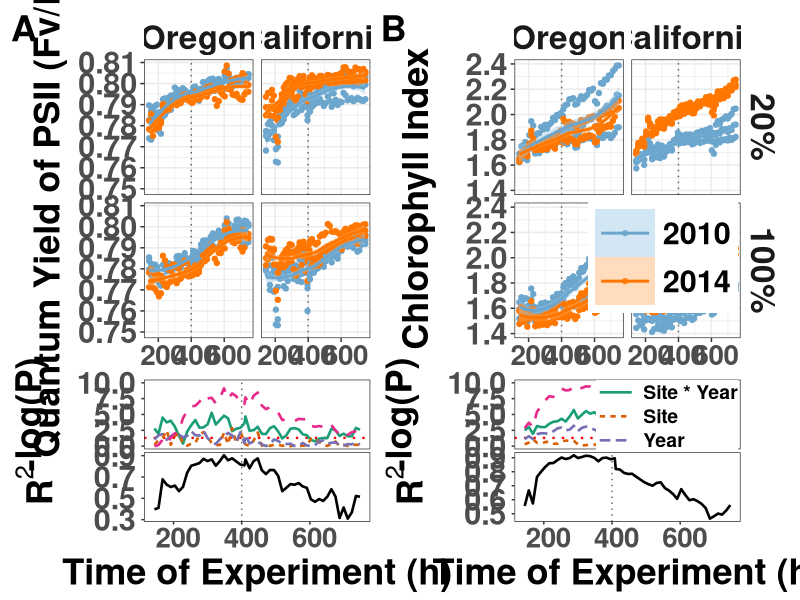
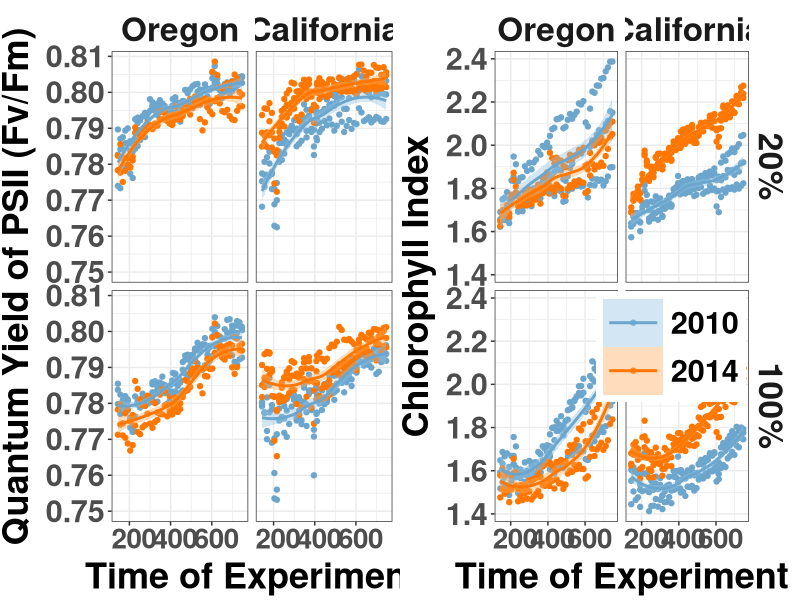
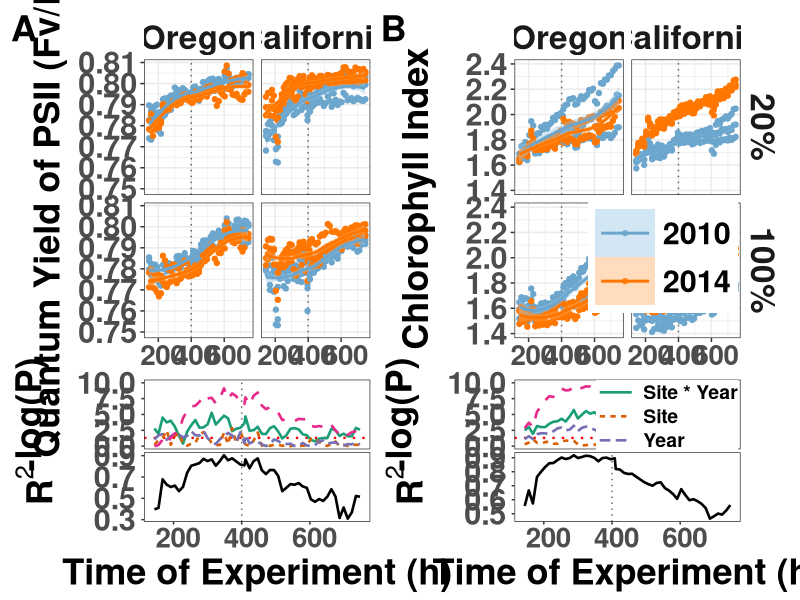

The R script that drew these images, in order:
##################################################################################
## Fig 2 : Fv/FM and Chlorophyl graphs with P-values
## Get select graphs for 20 and 100%
## 
###################################################################################
#Import libraries
library(tidyverse)

#Import Data
PS2_all <- read_csv("data/PS2_all.csv")
PS2_all <- PS2_all %>% mutate(Treatment = factor(Treatment, levels = c("20%", "40%", "60%", "80%", "100%")),
                              Timepoint = factor(Timepoint, levels = c("Early", "Late")))

#Colors: solid line/point colors by Year, and lighter fill colors for geom_smooth ribbons
year_colors <- c("2010" = "skyblue3", "2014" = "#FF7700")
year_fill_colors <- c("2010" = "#8FC1E3", "2014" = "#FFA858")


###################################################################################
#Linear Models

library(car)
library(patchwork)

# Data for the models: 20% and 100% only (same subset as the top graphs)
PS2_sub <- PS2_all %>%
  dplyr::filter(Treatment %in% c("20%", "100%")) %>%
  mutate(Treatment = factor(Treatment, levels = c("20%", "100%")),
         Year = factor(Year, levels = c(2010, 2014)),
         Site = factor(Site, levels = c("Oregon", "California")))

#Overall models
mod_FvFm <- lm(Fv.Fm ~ Site * Year + Treatment, data = PS2_sub)
Anova(mod_FvFm)

mod_ChlIdx <- lm(ChlIdx ~ Site * Year + Treatment, data = PS2_sub)
Anova(mod_ChlIdx)



###################################### Fv.Fm: 20% vs 100%, Both Sites ######################################
############################################################################################################
p_fvfm <- PS2_all %>%
  dplyr::filter(Treatment %in% c("20%", "100%")) %>%
  mutate(Treatment = factor(Treatment, levels = c("20%", "100%")),
         Year = factor(Year, levels = c(2010, 2014)),
         Site = factor(Site, levels = c("Oregon", "California"))) %>%
  ggplot(aes(x = TOE, y = Fv.Fm, color = Year, fill = Year)) +
  geom_point() +
  scale_color_manual(values = year_colors, name = "Year") +
  scale_fill_manual(values = year_fill_colors, name = "Year") +
  geom_smooth() +
  facet_grid(Treatment ~ Site) +
  coord_cartesian(ylim = c(0.75, NA)) +
  labs(x = "Time of Experiment", y = "Quantum Yield of PSII (Fv/Fm)") +
  theme_bw() + theme(
    axis.text.x = element_text(size = 20, face = "bold", hjust = 0.4),
    axis.text.y = element_text(size = 22, face = "bold"),
    axis.title.x = element_text(color = "black", size = 26, vjust = 0.5, face = "bold"),
    axis.title.y = element_text(color = "black", size = 26, vjust = 1.7, face = "bold", hjust = 0.5),
    legend.title = element_blank(),
    legend.text = element_text(size = 26, face = "bold"),
    legend.key.size = unit(2, "lines"),
    legend.key.height = unit(1.6, "lines"),
    strip.text = element_text(size = 24, face = "bold"),
    strip.background = element_blank()
  )

#ggsave("paper_graphs/multi_join/select/fvfm_20_100.pdf",
#       plot = p_fvfm, width = 10, height = 10, units = "in")


###################################### ChlIdx: 20% vs 100%, Both Sites #####################################
############################################################################################################

p_chlidx <- PS2_all %>%
  dplyr::filter(Treatment %in% c("20%", "100%")) %>%
  mutate(Treatment = factor(Treatment, levels = c("20%", "100%")),
         Year = factor(Year, levels = c(2010, 2014)),
         Site = factor(Site, levels = c("Oregon", "California"))) %>%
  ggplot(aes(x = TOE, y = ChlIdx, color = Year, fill = Year)) +
  geom_point() +
  scale_color_manual(values = year_colors, name = "Year") +
  scale_fill_manual(values = year_fill_colors, name = "Year") +
  geom_smooth() +
  facet_grid(Treatment ~ Site) +
  labs(x = "Time of Experiment", y = "Chlorophyll Index") +
  theme_bw() + theme(
    axis.text.x = element_text(size = 20, face = "bold", hjust = 0.4),
    axis.text.y = element_text(size = 22, face = "bold"),
    axis.title.x = element_text(color = "black", size = 26, vjust = 0.5, face = "bold"),
    axis.title.y = element_text(color = "black", size = 26, vjust = 1.7, face = "bold", hjust = 0.5),
    legend.title = element_blank(),
    legend.text = element_text(size = 20, face = "bold"),
    legend.key.size = unit(2, "lines"),
    legend.key.height = unit(1.6, "lines"),
    strip.text = element_text(size = 24, face = "bold"),
    strip.background = element_blank()
  )

#ggsave("paper_graphs/chlidx_20_100.pdf",
#       plot = p_chlidx, width = 10, height = 10, units = "in")

library(cowplot)


###################################### Combined: Side-by-side (wide) #######################################
############################################################################################################

# Drop the legend and the Treatment facet strip from the left-hand plot so
# only one shared legend and one set of Treatment labels (on the right plot) appear
p_fvfm_nolegend <- p_fvfm + theme(
  legend.position = "none",
  strip.background.y = element_blank(),
  strip.text.y = element_blank()
)

# Move the legend into the empty space in the upper part of the lower-right
# facet panel (Treatment = 100%, Site = SCalifornia), instead of it sitting
# off to the side. This is only applied for the combined figure -- the
# standalone chlidx_20_100.pdf keeps its normal side legend.
# >>> ADJUST THESE TWO NUMBERS (x, y) TO REPOSITION THE LEGEND <<<
p_chlidx_combined <- p_chlidx + theme(
  legend.position = "inside",
  legend.position.inside = c(0.99, 0.49),   # <-- tweak x/y (0-1 range) here
  legend.justification = c(1, 1),
  legend.background = element_rect(fill = "white", color = NA),
  legend.text = element_text(size = 22, face = "bold"),
  legend.key.size = unit(3, "lines"),
  legend.key.height = unit(2.4, "lines")
)

p_combined_wide <- plot_grid(p_fvfm_nolegend, p_chlidx_combined, nrow = 1)

ggsave("paper_graphs/fvfm_chlidx_2x4.pdf",
       plot = p_combined_wide, width = 20, height = 10, units = "in")

############################################################################################################
#P-value and R2 graphs
# Fit the same model at each TOE; keep P-value per term and adjusted R2 of the full model
get_toe_stats <- function(data, response) {
  data %>%
    group_by(TOE) %>%
    group_modify(~ {
      out <- tryCatch({
        m <- lm(as.formula(paste0("`", response, "` ~ Site * Year + Treatment")), data = .x)
        a <- Anova(m)
        tibble(Term = rownames(a),
               p = a$`Pr(>F)`,
               adjR2 = summary(m)$adj.r.squared)
      }, error = function(e) {
        tibble(Term = c("Site", "Year", "Treatment", "Site:Year", "Residuals"),
               p = NA_real_, adjR2 = NA_real_)
      })
      out
    }) %>%
    ungroup() %>%
    dplyr::filter(Term != "Residuals") %>%
    mutate(negLogP = -log10(p),
           Term = dplyr::recode(Term, "Site:Year" = "Site * Year"),
           Term = factor(Term, levels = c("Site * Year", "Site", "Year", "Treatment")))
}

toe_stats_fvfm   <- get_toe_stats(PS2_sub, "Fv.Fm")
toe_stats_chlidx <- get_toe_stats(PS2_sub, "ChlIdx")

############################################################################################################
###################################### Formatting (middle + bottom) ########################################
############################################################################################################
legend_space <- 5.5   # right margin; 5.5 is the ggplot default so the right edges match the top graphs

#Shared theme: no grid lines, bold text, text sizes matched to the top figures, zero vertical margins
fig_theme <- theme_bw() + theme(
  panel.grid = element_blank(),
  axis.text.x = element_text(size = 20, face = "bold", hjust = 0.4),
  axis.text.y = element_text(size = 22, face = "bold", margin = margin(r = 4)),      # <-- gap between tick text and plot
  axis.title = element_text(color = "black", size = 26, face = "bold"),
  axis.title.y = element_text(color = "black", size = 26, face = "bold", margin = margin(r = 12)),  # <-- gap between title and tick text
  axis.ticks.length = unit(2, "pt"),
  legend.title = element_blank(),
  legend.text = element_text(size = 8, face = "bold"),
  legend.key.size = unit(0.8, "lines"),
  legend.margin = margin(0, 0, 0, 0),
  legend.spacing.y = unit(0, "pt"),
  legend.justification = c(0, 0.5),
  strip.text = element_text(size = 24, face = "bold"),
  strip.background = element_blank(),
  plot.margin = margin(t = 0, r = legend_space, b = 0, l = 5)
)

# Thin dotted black vertical line at TOE = 400 (used on all six graphs)
# >>> linewidth = thickness, alpha = how dark (1 = solid black, lower = fainter) <<<
vline_400 <- function() {
  geom_vline(xintercept = 400, color = "black", linetype = "dotted",
             linewidth = 0.5, alpha = 0.6, show.legend = FALSE)
}

#Middle: -log10(P-value) across TOE (red dotted line = P of 0.05)
# show_legend = TRUE puts the legend inside the upper right corner; FALSE removes it
make_P_plot <- function(toe_stats, show_legend = TRUE) {
  p <- ggplot(toe_stats, aes(x = TOE, y = negLogP, color = Term, linetype = Term)) +
    vline_400() +
    geom_hline(yintercept = -log10(0.05), color = "red", linetype = "dotted", linewidth = 0.8) +
    geom_line(linewidth = 0.9) +
    scale_color_brewer(palette = "Dark2") +
    scale_y_continuous(breaks = seq(0, 10, 2.5)) +   # <-- ticks at 0, 2.5, 5, 7.5, 10
    coord_cartesian(ylim = c(0, 10)) +               # <-- upper limit of the axis
    labs(x = NULL, y = "\u2010log(P)") +     # \u2010 = short hyphen instead of the wide minus sign
    fig_theme +
    theme(axis.text.x = element_blank(),
          axis.ticks.x = element_blank())
  
  if (show_legend) {
    p + theme(
      legend.position = "inside",
      legend.position.inside = c(0.99, 0.99),    # <-- tweak x/y (0-1 range) to reposition
      legend.justification = c(1, 1),            # legend's upper right corner sits at the position above
      legend.background = element_rect(fill = "white", color = NA),
      legend.text = element_text(size = 14, face = "bold"),   # <-- legend text size
      legend.key.size = unit(1.2, "lines"),
      legend.key.width = unit(2, "lines")
    )
  } else {
    p + theme(legend.position = "none")
  }
}

#Bottom: adjusted R2 of the full model across TOE (only graph with the x-axis title)
R2_title_hjust <- 0.56   # <-- 0.5 = centered; raise to move the R2 title up, lower to move it down

make_R2_plot <- function(toe_stats, breaks = ggplot2::waiver()) {
  toe_stats %>% distinct(TOE, adjR2) %>%
    ggplot(aes(x = TOE, y = adjR2)) +
    vline_400() +
    geom_line(linewidth = 0.9) +
    scale_y_continuous(breaks = breaks) +
    labs(x = "Time of Experiment (h)", y = expression(bold(R^2))) +
    fig_theme +
    theme(axis.title.y = element_text(hjust = R2_title_hjust))
}

P_fvfm    <- make_P_plot(toe_stats_fvfm,   show_legend = FALSE)
P_chlidx  <- make_P_plot(toe_stats_chlidx, show_legend = TRUE)
R2_fvfm   <- make_R2_plot(toe_stats_fvfm, breaks = c(0.3, 0.5, 0.7, 0.9))   # fewer ticks for Fv/Fm R2
R2_chlidx <- make_R2_plot(toe_stats_chlidx)

############################################################################################################
###################################### Top row: A / B labels, no x-axis title ##############################
############################################################################################################
# New copies of the top graphs so the originals above stay untouched

# >>> A / B horizontal position (0-1 across each plot); only x changes, y stays at the top <<<
tag_x_A <- 0.025   # <-- raise to move A right, lower to move it left
tag_x_B <- 0.020   # <-- same for B

tag_theme <- function(x) {
  theme(
    plot.tag = element_text(size = 26, face = "bold", hjust = 0.5, vjust = 1),  # same size/bolding as the y-axis titles
    plot.tag.location = "plot",
    plot.tag.position = c(x, 1),       # x = horizontal placement, 1 = top
    axis.title.x = element_blank()     # x-axis title removed from the top graphs
  )
}

# Put the dotted line at TOE = 400 behind the points and curves of a top graph
add_vline_back <- function(p) {
  p$layers <- append(list(vline_400()), p$layers)
  p
}

p_A <- add_vline_back(p_fvfm_nolegend) + labs(tag = "A") + tag_theme(tag_x_A)

# vjust on the Chlorophyll y-title raised from 1.7 to 1.9 to add a little space from the tick labels
p_B <- add_vline_back(p_chlidx_combined) + labs(tag = "B") + tag_theme(tag_x_B) +
  theme(axis.title.y = element_text(vjust = 1.9))

############################################################################################################
###################################### Combine: flat 3 rows x 2 columns grid ###############################
############################################################################################################
# One flat grid (not rows nested inside rows) so patchwork aligns the panel edges across every row
Fig2_full <- wrap_plots(p_A, p_B,
                        P_fvfm, P_chlidx,
                        R2_fvfm, R2_chlidx,
                        ncol = 2) +
  plot_layout(heights = c(4, 1, 1))
Fig2_full

ggsave("paper_graphs/Fig2_fvfm_chlidx_stats.pdf",
       plot = Fig2_full, width = 20, height = 16, units = "in")
